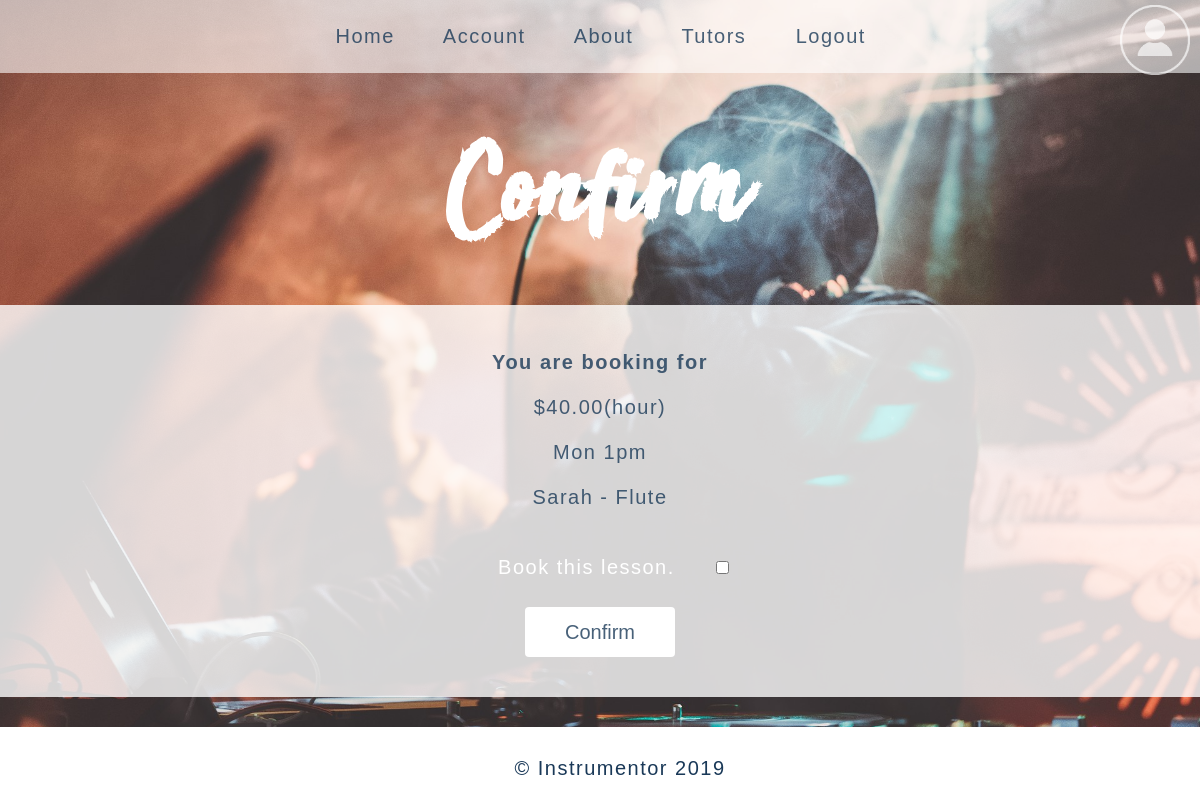
Screenshot of /home/booking/12/ (signed in) with the database file from the repository.
### home/models.py (models this page shows, shortened)
class Availability(models.Model):
    tutor = models.ForeignKey(Tutor, on_delete=models.CASCADE)
    hour = models.ForeignKey(Hour, on_delete=models.CASCADE)
    available = models.BooleanField(default=False)

class Tutor(models.Model):
    profile_pic = models.ImageField(upload_to="images/", default="concert.jpg") # pip3 install pillow
    name = models.CharField(max_length=150)
    experience = models.TextField(null=True, blank=True)
    instrument_avail = models.BooleanField(null=True, blank=True)
    price = models.DecimalField(max_digits=8, decimal_places=2, blank=True, null=True)
    instrument = models.ForeignKey('Instrument', on_delete=models.SET_NULL, null=True)
    user = models.OneToOneField(User, on_delete=models.CASCADE, null=False, primary_key=True)
    def __str__(self):
        return self.name + ' - ' + self.instrument.name

class Hour(models.Model):
    DAYS =(
    ('Mon','Monday'),
    ('Tues','Tuesday'),
    ('Wed','Wednesday'),
    ('Thurs','Thursday'),
    ('Fri','Friday'),
    ('Sat','Saturday'),
    ('Sun','Sunday',)
    )
    hour = models.CharField(max_length=8)
    day_of_week = models.CharField(choices=DAYS, max_length=10)
    def __str__(self):
        return self.day_of_week + ' ' + self.hour

class Instrument(models.Model):
    name = models.CharField(max_length=150)

### home/views.py (the view)
# urls.py: re_path(r'^booking/(?P<pk>[0-9]+)/$', views.booking_page, name = 'booking'),
def booking_page(request, pk):
    avail = get_object_or_404(Availability, id=pk)
    student = Student.objects.get(user=request.user)
    if request.method == 'POST':
        form = BookingForm(request.POST, request.FILES)
        if form.is_valid():
            new_booking = Booking.objects.create(availability=avail, student=student)
            new_booking.save()
            avail.available = False
            avail.save()
            return render(request, 'booking_confirmed.html') # booking confirmed
    else:
        form = BookingForm()
    return render(request, 'booking_form.html', {'form': form, \
        'avail': avail})

### home/forms.py
class BookingForm(forms.Form):
    availability = forms.BooleanField(label='Book this lesson.')

### home/templates/booking_form.html (shortened to what this page needs)
{% include "base.html" %}
{% load static  %}
{% block header %}
  <h1 id="home">Confirm</h1>
{% endblock %}
{% block profile %}
	<section class="content3">
	  	<div id="mainp">
				<br>
				<p><b>You are booking for</b></p>
        <p>${{ avail.tutor.price}}(hour)</p>
				<p>{{ avail.hour }}</p>
        <p>{{ avail.tutor }}</p>
	        <br>
					<form id="form2" action="" method="post">
					{{form}}
					<br><br>
					<div class="btn-group2">
				    <button class="button2" type="submit">
				      <a href="{% url 'booking_confirmed' %}">Confirm</a>
				    </button>
				  </div>
					</form>
					</div>
	</section>
{% endblock %}

### static/style.css (style rules this page uses)
body h1 { margin: 0; font-size: 10vw; padding: 150px 10px 60px 0; line-height: 50px; font-family: 'Sun Valley'; text-align: center; color: white; }
body p { font-size: 20px; }
.btn-group2 { width: 100%; display:inline-block; padding-bottom: 20px; }
.btn-group2 .button2 { background-color: white; color: rgba(16, 57, 90, 0.7); cursor: pointer; width: 150px; height: 50px; border-radius: 4px; border: none; text-align: center; font-size: 18px; margin: 2px; }
a { color: rgba(26, 57, 88, 0.8); text-decoration: none; font-size:20px; padding:2%; }
header p { text-align:center; }
label { color: white; padding: 20px; margin: 10px 10px 10px 10px; font-size: 20px; }
label:after { content: " "; }
#form2 { color:rgba(26, 57, 88, 0.8); }
.content3 { margin-top: 20px; color: rgba(26, 57, 88, 0.8); background-color:rgba(255, 255, 255, 0.8); width:100%; min-height: 40%; overflow: auto; }

### rows the page displays
Availability: tutor.price "40.00", hour "Mon 1pm", tutor "Sarah - Flute"
